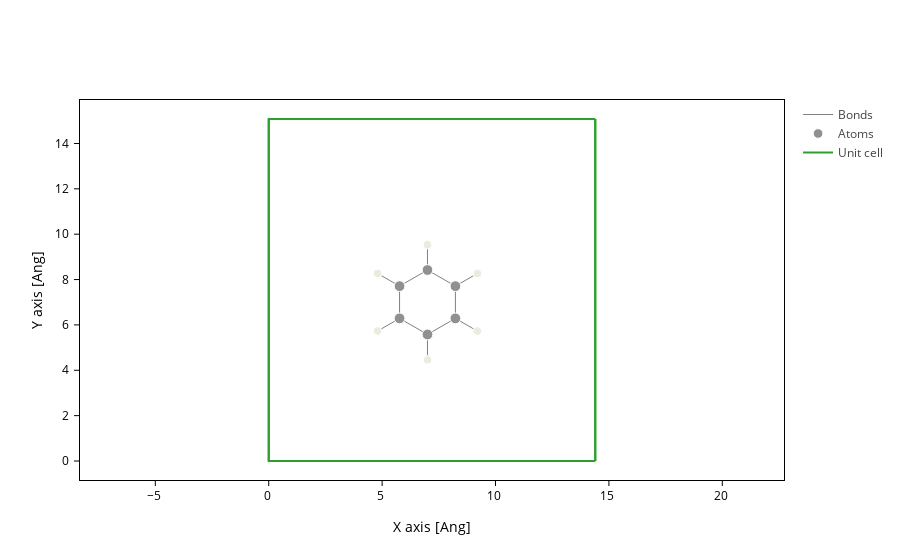

The notebook cell saved with this chart:
### Code cell
ben_centered.plot(axes="xy")

### Figure 1 — Plotly figure (JSON) as saved in the notebook; plotly's stock layout.template omitted (floating-point values rounded to 4 significant figures; data arrays with more than 128 entries replaced by an {"elided": "..."} marker saying what was removed)
{"data": [{"line": {"color": "gray", "width": 1}, "meta": {}, "mode": "lines", "name": "Bonds", "opacity": 1, "type": "scatter", "x": {"elided": "252 float values"}, "y": {"elided": "252 float values"}}, {"marker": {"color": ["#909090", "#EDEADE", "#909090", "#EDEADE", "#909090", "#EDEADE", "#909090", "#EDEADE", "#909090", "#EDEADE", "#909090", "#EDEADE"], "opacity": 1, "size": [10.72, 8.48, 10.72, 8.48, 10.72, 8.48, 10.72, 8.48, 10.72, 8.48, 10.72, 8.48]}, "meta": {}, "mode": "markers", "name": "Atoms", "opacity": 1, "type": "scatter", "x": [8.231, 9.199, 7.0, 7.0, 5.769, 4.801, 5.769, 4.801, 7.0, 7.0, 8.231, 9.199], "y": [7.711, 8.27, 8.421, 9.54, 7.711, 8.27, 6.289, 5.73, 5.579, 4.46, 6.289, 5.73]}, {"meta": {}, "mode": "lines", "name": "Unit cell", "type": "scatter", "x": [0.0, 0.0, 14.4, 14.4, 0.0, 0.0, NaN, 0.0, 0.0, 0.0, 14.4, 14.4, 0.0, NaN, 14.4, 14.4, NaN, 14.4, 14.4], "y": [0.0, 15.08, 15.08, 15.08, 15.08, 15.08, NaN, 15.08, 0.0, 0.0, 0.0, 0.0, 0.0, NaN, 15.08, 0.0, NaN, 15.08, 0.0]}], "layout": {"autosize": true, "scene": {"aspectmode": "data", "xaxis": {"title": {"text": "X axis [Ang]"}}, "yaxis": {"title": {"text": "Y axis [Ang]"}}}, "xaxis": {"autorange": true, "domain": [0, 1], "range": [-34.78, 49.18], "scaleanchor": "y", "scaleratio": 1, "title": {"text": "X axis [Ang]"}, "type": "linear"}, "yaxis": {"autorange": true, "domain": [0, 1], "range": [-0.8378, 15.92], "title": {"text": "Y axis [Ang]"}, "type": "linear"}}}
